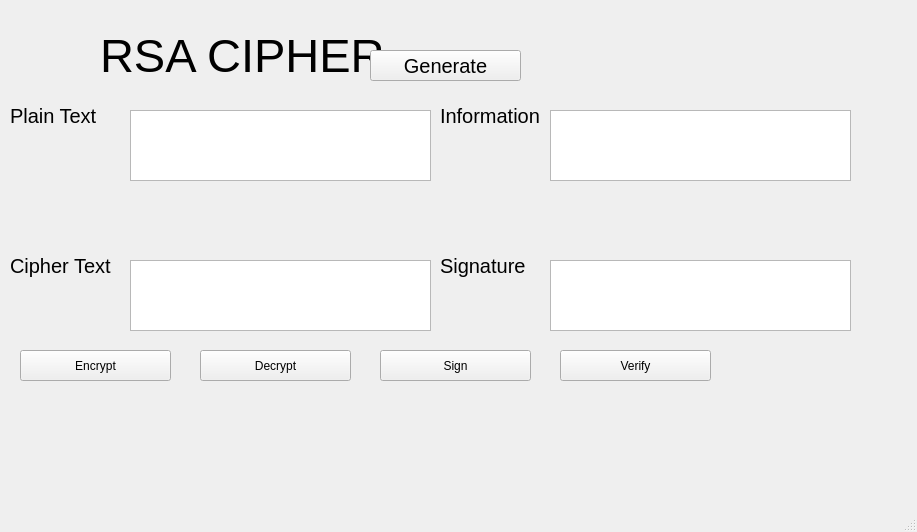
<?xml version="1.0" encoding="UTF-8"?>
<ui version="4.0">
 <class>MainWindow</class>
 <widget class="QMainWindow" name="MainWindow">
  <property name="geometry">
   <rect>
    <x>0</x>
    <y>0</y>
    <width>917</width>
    <height>532</height>
   </rect>
  </property>
  <property name="windowTitle">
   <string>MainWindow</string>
  </property>
  <widget class="QWidget" name="centralwidget">
   <widget class="QLabel" name="label">
    <property name="geometry">
     <rect>
      <x>100</x>
      <y>20</y>
      <width>291</width>
      <height>71</height>
     </rect>
    </property>
    <property name="font">
     <font>
      <pointsize>35</pointsize>
     </font>
    </property>
    <property name="text">
     <string>RSA CIPHER</string>
    </property>
   </widget>
   <widget class="QLabel" name="label_2">
    <property name="geometry">
     <rect>
      <x>10</x>
      <y>100</y>
      <width>111</width>
      <height>31</height>
     </rect>
    </property>
    <property name="font">
     <font>
      <pointsize>15</pointsize>
     </font>
    </property>
    <property name="text">
     <string>Plain Text</string>
    </property>
   </widget>
   <widget class="QLabel" name="label_3">
    <property name="geometry">
     <rect>
      <x>10</x>
      <y>250</y>
      <width>111</width>
      <height>31</height>
     </rect>
    </property>
    <property name="font">
     <font>
      <pointsize>15</pointsize>
     </font>
    </property>
    <property name="text">
     <string>Cipher Text</string>
    </property>
   </widget>
   <widget class="QLabel" name="label_4">
    <property name="geometry">
     <rect>
      <x>440</x>
      <y>100</y>
      <width>121</width>
      <height>31</height>
     </rect>
    </property>
    <property name="font">
     <font>
      <pointsize>15</pointsize>
     </font>
    </property>
    <property name="text">
     <string>Information</string>
    </property>
   </widget>
   <widget class="QLabel" name="label_5">
    <property name="geometry">
     <rect>
      <x>440</x>
      <y>250</y>
      <width>121</width>
      <height>31</height>
     </rect>
    </property>
    <property name="font">
     <font>
      <pointsize>15</pointsize>
     </font>
    </property>
    <property name="text">
     <string>Signature</string>
    </property>
   </widget>
   <widget class="QPlainTextEdit" name="txt_plain_text">
    <property name="geometry">
     <rect>
      <x>130</x>
      <y>110</y>
      <width>301</width>
      <height>71</height>
     </rect>
    </property>
   </widget>
   <widget class="QPlainTextEdit" name="txt_cipher_text">
    <property name="geometry">
     <rect>
      <x>130</x>
      <y>260</y>
      <width>301</width>
      <height>71</height>
     </rect>
    </property>
   </widget>
   <widget class="QPlainTextEdit" name="txt_info">
    <property name="geometry">
     <rect>
      <x>550</x>
      <y>110</y>
      <width>301</width>
      <height>71</height>
     </rect>
    </property>
   </widget>
   <widget class="QPlainTextEdit" name="txt_sign">
    <property name="geometry">
     <rect>
      <x>550</x>
      <y>260</y>
      <width>301</width>
      <height>71</height>
     </rect>
    </property>
   </widget>
   <widget class="QPushButton" name="btn_gen_key">
    <property name="geometry">
     <rect>
      <x>370</x>
      <y>50</y>
      <width>151</width>
      <height>31</height>
     </rect>
    </property>
    <property name="font">
     <font>
      <pointsize>15</pointsize>
     </font>
    </property>
    <property name="text">
     <string>Generate</string>
    </property>
   </widget>
   <widget class="QPushButton" name="btn_encrypt">
    <property name="geometry">
     <rect>
      <x>20</x>
      <y>350</y>
      <width>151</width>
      <height>31</height>
     </rect>
    </property>
    <property name="text">
     <string>Encrypt</string>
    </property>
   </widget>
   <widget class="QPushButton" name="btn_decrypt">
    <property name="geometry">
     <rect>
      <x>200</x>
      <y>350</y>
      <width>151</width>
      <height>31</height>
     </rect>
    </property>
    <property name="text">
     <string>Decrypt</string>
    </property>
   </widget>
   <widget class="QPushButton" name="btn_sign">
    <property name="geometry">
     <rect>
      <x>380</x>
      <y>350</y>
      <width>151</width>
      <height>31</height>
     </rect>
    </property>
    <property name="text">
     <string>Sign</string>
    </property>
   </widget>
   <widget class="QPushButton" name="btn_verify">
    <property name="geometry">
     <rect>
      <x>560</x>
      <y>350</y>
      <width>151</width>
      <height>31</height>
     </rect>
    </property>
    <property name="text">
     <string>Verify</string>
    </property>
   </widget>
  </widget>
  <widget class="QMenuBar" name="menubar">
   <property name="geometry">
    <rect>
     <x>0</x>
     <y>0</y>
     <width>917</width>
     <height>21</height>
    </rect>
   </property>
  </widget>
  <widget class="QStatusBar" name="statusbar"/>
 </widget>
 <resources/>
 <connections/>
</ui>
